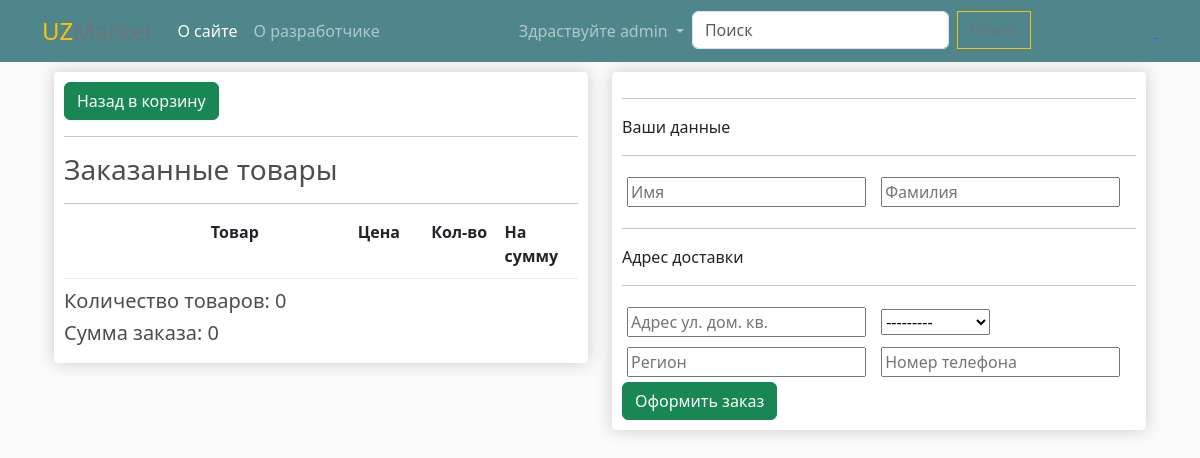
Screenshot of /checkout/ (signed in) with the database file from the repository.
### market/models.py (models this page shows, shortened)
class Order(models.Model):
    customer = models.ForeignKey(Customer, on_delete=models.SET_NULL, blank=True, null=True, verbose_name='Покупатель')
    created_at = models.DateTimeField(auto_now_add=True, verbose_name='Дата заказа')
    is_completed = models.BooleanField(default=False, verbose_name='Выполнен ли заказ')
    shipping = models.BooleanField(default=True)
    class Meta:
        verbose_name = 'Заказ'
        verbose_name_plural = 'Заказы'
    @property
    def get_cart_total_price(self):
        order_products = self.orderproduct_set.all()
        total_price = sum([product.get_total_price for product in order_products])
        return total_price
    @property
    def get_cart_total_quantity(self):
        order_products = self.orderproduct_set.all()
        total_quantity = sum([product.quantity for product in order_products])
        return total_quantity

class City(models.Model):
    city = models.CharField(max_length=300, verbose_name='Название города')
    def __str__(self):
        return self.city
    class Meta:
        verbose_name = 'Город'
        verbose_name_plural = 'Города'

### market/views.py (the view)
# urls.py: path('checkout/', checkout, name='checkout'),
def checkout(request):
    if request.user.is_authenticated:
        cart_info = get_cart_data(request)
        context = {
            'title': 'Оформление заказа',
            'order': cart_info['order'],
            'items': cart_info['products'],
            'customer_form': CustomerForm,
            'shipping_form': ShippingForm
        }
        return render(request, 'market/checkout.html', context)
    else:
        return redirect('index')

### market/utils.py (called while the page is built)
def get_cart_data(request):
    cart = CartForAuthenticatedUser(request)
    cart_info = cart.get_cart_info()
    return {
        'cart_total_quantity': cart_info['cart_total_quantity'],
        'cart_total_price': cart_info['cart_total_price'],
        'order': cart_info['order'],
        'products': cart_info['products']
    }

    def get_cart_info(self):
        customer, created = Customer.objects.get_or_create(user=self.user)
        order, created = Order.objects.get_or_create(customer=customer)
        order_products = order.orderproduct_set.all()
        cart_total_quantity = order.get_cart_total_quantity
        cart_total_price = order.get_cart_total_price
        return {
            'cart_total_quantity': cart_total_quantity,
            'cart_total_price': cart_total_price,
            'order': order,
            'products': order_products
        }

### market/templates/market/checkout.html (shortened to what this page needs)
{% extends 'base.html' %}
{% block main %}
<main>
    <div class="container">
        <div class="row">
            <div class="col-lg-6">
                <div class="box-element">
                    <a href="{% url 'my_cart' %}" class="btn btn-success rounded">Назад в корзину</a>
                    <hr>
                    <h3>Заказанные товары</h3>
                    <hr>
                    <div class="cart-row">
                        <div style="flex:2"></div>
                        <div style="flex:2"><strong>Товар</strong></div>
                        <div style="flex:1"><strong>Цена</strong></div>
                        <div style="flex:1"><strong>Кол-во</strong></div>
                        <div style="flex:1"><strong>На сумму</strong></div>
                    </div>
                    <h5>Количество товаров: {{ order.get_cart_total_quantity }}</h5>
                    <h5>Сумма заказа: {{ order.get_cart_total_price }}</h5>
                </div>
            </div>
            <div class="col-lg-6">
                <div class="box-element">
                    <form action="{% url 'payment' %}" method="post">
                        <div id="user-info">
                            <hr>
                            <p>Ваши данные</p>
                            <hr>
                            <div class="form-field">
                                {{ customer_form.first_name }}
                            </div>
                            <div class="form-field">
                                {{ customer_form.last_name }}
                            </div>
                        </div>
                        <div id="shipping-info">
                            <hr>
                            <p>Адрес доставки</p>
                            <hr>
                            {% for field in shipping_form %}
                            <div class="form-field">
                                {{ field }}
                            </div>
                            {% endfor %}
                        </div>
                        <button class="btn btn-success rounded" type="submit">Оформить заказ</button>
                    </form>
                </div>
            </div>
        </div>
    </div>
</main>
{% endblock main %}

### templates/base.html (shortened to what this page needs)
{% load static %}
<!doctype html>
<html lang="en">
<head>
    <link href="https://cdn.jsdelivr.net/npm/bootstrap@5.3.1/dist/css/bootstrap.min.css" rel="stylesheet"
>
    <link rel="stylesheet" href="{% static 'market/css/style.css' %}">
    <link rel="stylesheet" href="{% static 'market/css/additional_style.css' %}">
</head>
<body>
<nav class="navbar navbar-expand-lg bg-dark navbar-dark">
    <div class="container">
        <a class="navbar-brand text-warning fs-4" href="{% url 'index' %}">UZ<span
                class="text-secondary fs-4">Market</span></a>
        <div class="collapse navbar-collapse" id="navbarSupportedContent">
            <ul class="navbar-nav me-auto mb-2 mb-lg-0">
                <li class="nav-item">
                    <a class="nav-link active" aria-current="page" href="{% url 'about_site' %}">О сайте</a>
                </li>
                <li class="nav-item">
                    <a class="nav-link" href="{% url 'about_creator'  %}">О разработчике</a>
                </li>
            </ul>
            <ul class="navbar-nav me-auto mb-2 mb-lg-0">
                {% if not request.user.is_authenticated %}
                <li class="nav-item">
                    <a class="nav-link active" aria-current="page" href="{% url 'login' %}">Войти</a>
                </li>
                <li class="nav-item">
                    <a class="nav-link" href="{% url 'register' %}">Зарегистрироваться</a>
                </li>
                {% else %}
                <li class="nav-item dropdown">
                    <a class="nav-link dropdown-toggle" href="#" role="button" data-bs-toggle="dropdown"
                       aria-expanded="false">
                        Здраствуйте {{ user.username }}
                    </a>
                </li>
                {% endif %}
                <li class="nav-item">
                    <form class="d-flex" role="search" method="get" action="{% url 'search' %}">
                        <input name="q" class="form-control me-2" type="search"
                               placeholder="{% if q_name %} {{ q_name }} {% else %}Поиск{% endif %}" aria-label="Поиск">
                        <button class="btn btn-outline-warning text-secondary" type="submit">Поиск</button>
                    </form>
                </li>
            </ul>
            <div class="justify-content-between">
                <a href="{% url 'favorite' %}">
                </a>
            </div>
        </div>
    </div>
</nav>
<div class="container">
    {% block main %}
    {% endblock main %}
</div>
</body>
</html>

### market/static/market/css/style.css (style rules this page uses)
* { text-decorations: none ! important; }
body { background:secondary no-repeat; background-size: cover; }

### market/static/market/css/additional_style.css (style rules this page uses)
body { background-color: hsl(0, 0%, 98%); }
h1,h2,h3,h4,h5,h6 { color:hsl(0, 0%, 30%); }
.box-element { box-shadow:hsl(0, 0%, 80%) 0 0 16px; background-color: #fff; border-radius: 4px; padding: 10px; }
.bg-dark { background-color: #4f868c!important; }
.col-lg-4, .col-lg-6, .col-lg-8, .col-lg-12 { margin-top: 10px; }
.btn { border-radius: 0; }
.form-field { width:250px; display: inline-block; padding: 5px; }
.cart-row { display: flex; align-items: flex-stretch; padding-bottom: 10px; margin-bottom: 10px; border-bottom: 1px solid #ececec; }
main { margin-bottom: 50px; }

### rows the page displays
Order: get_cart_total_quantity "0", get_cart_total_price "0"
City: shipping_form "---------"

### other values shown
{{ user.username }} "admin"
